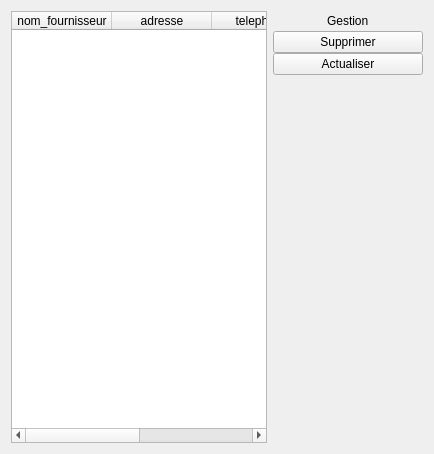
         <widget class="QWidget" name="page_fournisseur">
          <attribute name="title">
           <string>Fournisseurs</string>
          </attribute>
          <layout class="QHBoxLayout" name="horizontalLayout_34">
           <item>
            <widget class="QWidget" name="fournisseur_main_page" native="true">
             <layout class="QHBoxLayout" name="horizontalLayout_20">
              <property name="spacing">
               <number>0</number>
              </property>
              <property name="leftMargin">
               <number>0</number>
              </property>
              <property name="topMargin">
               <number>0</number>
              </property>
              <property name="rightMargin">
               <number>0</number>
              </property>
              <property name="bottomMargin">
               <number>0</number>
              </property>
              <item>
               <widget class="QTableWidget" name="table_fournisseur">
                <column>
                 <property name="text">
                  <string>nom_fournisseur</string>
                 </property>
                </column>
                <column>
                 <property name="text">
                  <string>adresse</string>
                 </property>
                </column>
                <column>
                 <property name="text">
                  <string>telephone</string>
                 </property>
                </column>
                <column>
                 <property name="text">
                  <string>email</string>
                 </property>
                </column>
               </widget>
              </item>
             </layout>
            </widget>
           </item>
           <item>
            <widget class="QWidget" name="widget_13" native="true">
             <property name="minimumSize">
              <size>
               <width>150</width>
               <height>0</height>
              </size>
             </property>
             <property name="maximumSize">
              <size>
               <width>150</width>
               <height>16777215</height>
              </size>
             </property>
             <layout class="QVBoxLayout" name="verticalLayout_7">
              <property name="spacing">
               <number>0</number>
              </property>
              <property name="leftMargin">
               <number>0</number>
              </property>
              <property name="topMargin">
               <number>0</number>
              </property>
              <property name="rightMargin">
               <number>0</number>
              </property>
              <property name="bottomMargin">
               <number>0</number>
              </property>
              <item>
               <layout class="QHBoxLayout" name="horizontalLayout_19">
                <item>
                 <spacer name="horizontalSpacer_13">
                  <property name="orientation">
                   <enum>Qt::Horizontal</enum>
                  </property>
                  <property name="sizeHint" stdset="0">
                   <size>
                    <width>40</width>
                    <height>20</height>
                   </size>
                  </property>
                 </spacer>
                </item>
                <item>
                 <widget class="QLabel" name="label_7">
                  <property name="text">
                   <string>Gestion</string>
                  </property>
                 </widget>
                </item>
                <item>
                 <spacer name="horizontalSpacer_14">
                  <property name="orientation">
                   <enum>Qt::Horizontal</enum>
                  </property>
                  <property name="sizeHint" stdset="0">
                   <size>
                    <width>40</width>
                    <height>20</height>
                   </size>
                  </property>
                 </spacer>
                </item>
               </layout>
              </item>
              <item>
               <widget class="QPushButton" name="supprimer_fournisseur_btn">
                <property name="text">
                 <string>Supprimer</string>
                </property>
               </widget>
              </item>
              <item>
               <widget class="QPushButton" name="actualiser_fournisseur_btn">
                <property name="text">
                 <string>Actualiser</string>
                </property>
               </widget>
              </item>
              <item>
               <spacer name="verticalSpacer_7">
                <property name="orientation">
                 <enum>Qt::Vertical</enum>
                </property>
                <property name="sizeHint" stdset="0">
                 <size>
                  <width>20</width>
                  <height>368</height>
                 </size>
                </property>
               </spacer>
              </item>
             </layout>
            </widget>
           </item>
          </layout>
         </widget>
